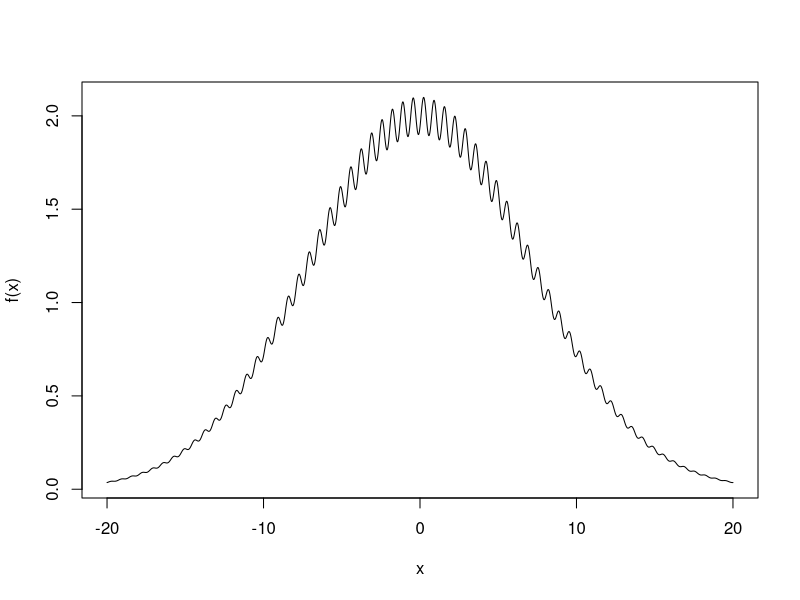
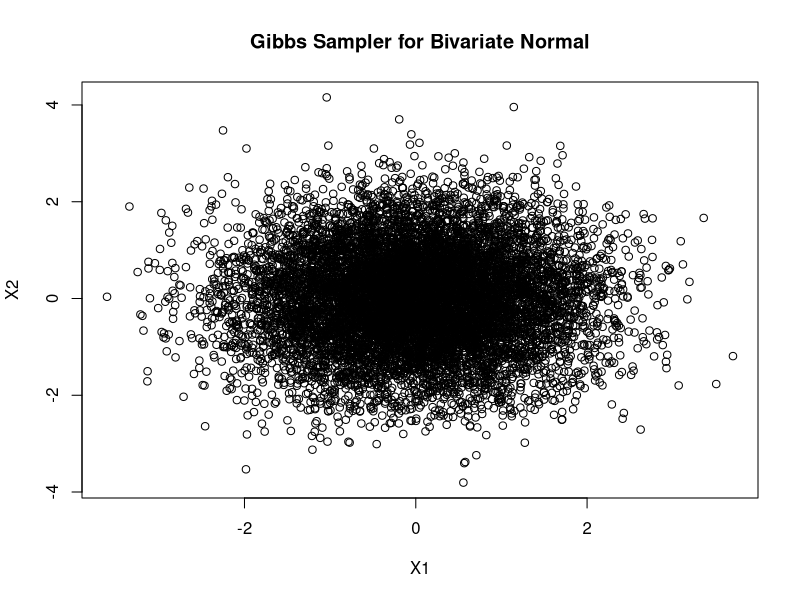
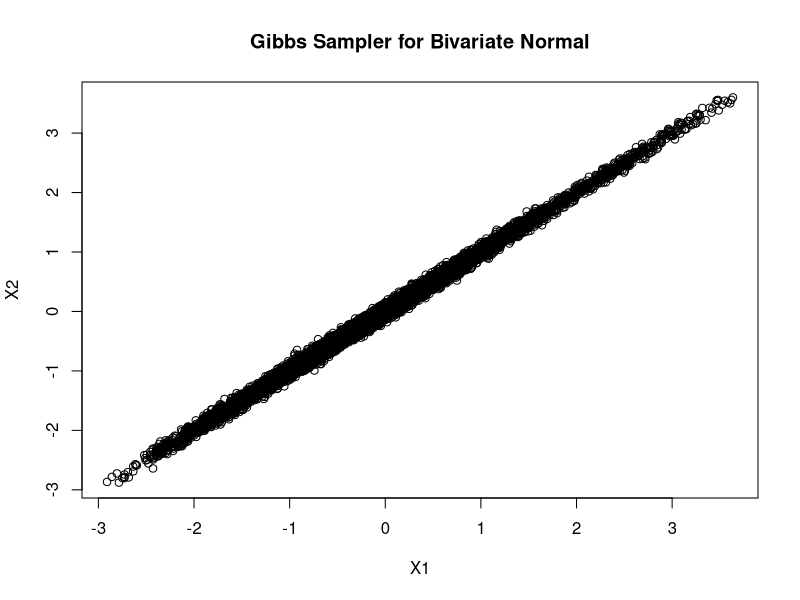

These charts were generated, in order, by the following R code:
# --- ASSIGNMENT 1 ---

# >>> Question 1.1
# Plot the function f.
x <- seq(-20, 20, length.out = 5000)
f <- function(x) exp(-x^2 / 100) * (2 - 0.1 * cos(3* pi * (x + 0.1)))
plot(x, f(x), type = "l")


# >>> Question 1.2
mysimann <- function(FUN, x0, t0, tol = 1e-6) {
  
  n_iterations <- 1000
  
  # Proposal distribution numbers generator.
  # Here, we simulate a random walk using a uniform U(x-a, x+a) with a = 5.
  rproposed <- function(x) runif(1, x - 1, x + 1)
  
  # Cooling function.
  # Straight line with negative slope.
  alpha <- function(t) -0.5 * t
  
  # Initialize variables.
  # Set `conv` high so the while loop is triggered.
  t <- t0
  xnew <- x0
  conv <- 10000

  while (conv > tol) {
    
    for (i in 1:n_iterations) {
      x <- xnew
      
      # Sample candidate from proposal distribution,
      # i.e., a neighboring solution.
      y <- rproposed(x)
      
      # Delta Energy.
      C <- FUN(y) - FUN(x)
      
      if (C > 0) {
        # Accept candidate (new state)
        xnew <- y
      } else {
        # Compute h.
        h <- exp(FUN(y) - FUN(x) / t)
        
        # Reject/Accept candidate.
        xnew <- ifelse(runif(1) < h, y, x)
      }
    }
    conv <- abs(xnew - x)
    t <- alpha(t)
  }
  
  return(xnew)
  
}


# --- ASSIGNMENT 2 ---

# The task is here to generate a random sample following this bivariate normal distribution.

# >>> Question 2.1
# Implement a Gibbs sampler to generate a random sample of size n for X with this bivariate
# normal distribution.

gibbs <- function(n, x0, ro) {
  
  d <- length(x0)  # d = 2 (bivariate normal)
  sample <- matrix(nrow = n, ncol = d)
  i <- 0
  x <- x0
  
  for (i in 1:n) {
    
    x1 <- x[1]
    x2 <- x[2]
    
    # Sample X1 | X2
    x1new <- rnorm(1, mean = ro * x2, sd = sqrt(1 - ro^2))
    
    # Sample X2 | X1 (using the updated X1)
    x2new <- rnorm(1, mean = ro * x1new, sd = sqrt(1 - ro^2))
    x <- c(x1new, x2new)
    
    sample[i,] <- x
  
  }
  
  return(sample)
}


# >>> Question 2.2
n <- 10000      # Number of samples
x0 <- c(0, 0)  # Initial value

# ro = 0
ro <- 0        # Correlation coefficient
sample1 <- gibbs(n, x0, ro)
plot(
  sample1[, 1], 
  sample1[, 2], 
  xlab = "X1", 
  ylab = "X2", 
  main = "Gibbs Sampler for Bivariate Normal"
)

# ro = 0.998
ro <- 0.998        # Correlation coefficient
sample2 <- gibbs(n, x0, ro)
plot(
  sample2[, 1], 
  sample2[, 2], 
  xlab = "X1", 
  ylab = "X2", 
  main = "Gibbs Sampler for Bivariate Normal"
)



# >>> Question 2.3
# Based on your generated samples, provide an approximation for P (X1 + X2 > 0) 
# in both cases.

sum1 <- sample1[, 1] + sample1[, 2]
prob1 <- sum(sum1 > 0) / n  # Sample fraction estimation.

sum2 <- sample2[, 1] + sample2[, 2]
prob2 <- sum(sum2 > 0) / n  # Sample fraction estimation.


# >>> Question 2.4
#Instead of using Gibbs sampling, suggest an alternative algorithm which can be used to generate
# such a bivariate normal distribution and describe it

# Suggestion: Rejection sampling.
# Description: Rejection sampling uses consists of choosing a random variable Y with density g_Y
# that resembles the target density and from which it is easy to sample from.
# The density `g_y` is known was the envelope density and must satisfy c*g_Y > p_X
# for all x. That is, it acts as an envelope for the target density. In fact,
# how good of an envelope g_Y is determines the quality of the sampling.
# A random sample from Y is accepted only when p_X(y) / (c*g_Y(y)) > U.
# Cons: Rejection sampling works poorly in higher dimensions since even a thin 
# shell between both densities contains most of the volume, so the rejection
# proportion would be high.



